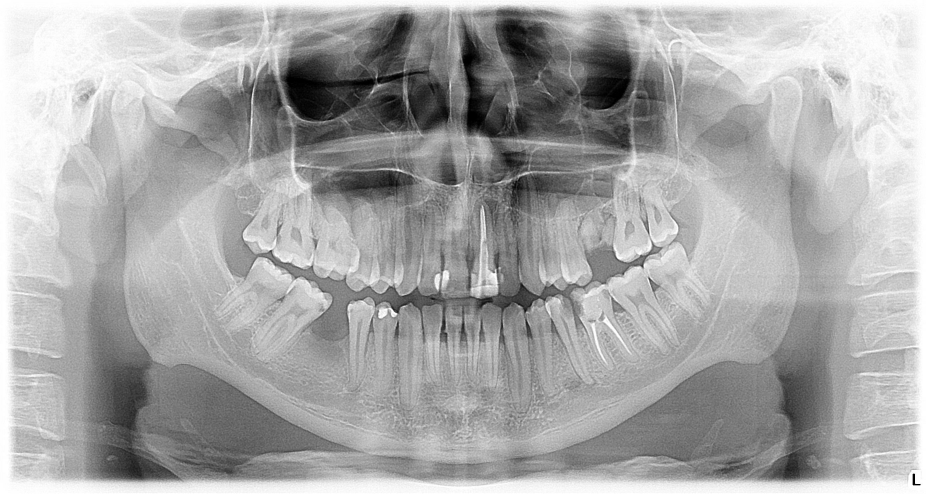
#> input picture ae_recon_webapp/sample_images/sample_03.jpg, 2776 x 1480 px, given as the content of the folder longoeixo/imgs, which was not available (shown at 1/3 size)
$ python render_fixed_three_windows.py
#> lines starting #> are read from the running program, lines starting #| are printed output that depends on the picture; pictures that were not available may be replaced by others from this repository, and a replacement may not be noted
#!/usr/bin/env python3
"""Desenha 3 janelas fixas por dimensao da imagem:
- LEFT: metade esquerda
- RIGHT: metade direita
- CENTER: mesma largura de uma metade, centralizada
"""

from __future__ import annotations

import argparse
import json
from pathlib import Path
from typing import Dict, List

from PIL import Image, ImageDraw, ImageFont


def list_images(input_dir: Path, limit: int) -> List[Path]:
    files = sorted(list(input_dir.glob("*.jpg")) + list(input_dir.glob("*.jpeg")) + list(input_dir.glob("*.png")))
    if limit > 0:
        return files[:limit]
    return files


def fixed_rects(w: int, h: int) -> Dict[str, List[int]]:
    half = w // 2
    left = [0, 0, half, h]
    right = [w - half, 0, w, h]
    center_x1 = (w - half) // 2
    center = [center_x1, 0, center_x1 + half, h]
    return {"LEFT": left, "CENTER": center, "RIGHT": right}


def draw_rects(image_path: Path, out_path: Path) -> Dict[str, object]:
    img = Image.open(image_path).convert("RGB")
    draw = ImageDraw.Draw(img)
    font = ImageFont.load_default()
    w, h = img.size

    rects = fixed_rects(w, h)
    colors = {"LEFT": (0, 255, 255), "CENTER": (255, 180, 0), "RIGHT": (0, 255, 0)}

    for name in ["LEFT", "CENTER", "RIGHT"]:
        x1, y1, x2, y2 = rects[name]
        draw.rectangle([(x1, y1), (x2, y2)], outline=colors[name], width=4)
        tb = draw.textbbox((x1 + 6, y1 + 6), name, font=font)
        draw.rectangle(tb, fill=(0, 0, 0))
        draw.text((x1 + 6, y1 + 6), name, fill=(255, 255, 255), font=font)

    banner = f"Fixed windows: LEFT half | CENTER half-width centered | RIGHT half"
    bb = draw.textbbox((10, 10), banner, font=font)
    draw.rectangle(bb, fill=(0, 0, 0))
    draw.text((10, 10), banner, fill=(255, 255, 255), font=font)

    out_path.parent.mkdir(parents=True, exist_ok=True)
    img.save(out_path)

    return {
        "input_image": str(image_path.resolve()),
        "out": str(out_path.resolve()),
        "image_size": [w, h],
        "rectangles": rects,
    }


def main() -> int:
    parser = argparse.ArgumentParser(description="Render 3 fixed windows in panoramic images.")
    parser.add_argument("--input-dir", type=Path, default=Path("longoeixo/imgs"))
    parser.add_argument("--limit", type=int, default=4)
    parser.add_argument(
        "--out-dir",
        type=Path,
        default=Path("radiomemory_api_tools/outputs/fixed_three_windows"),
    )
    parser.add_argument(
        "--report-json",
        type=Path,
        default=Path("radiomemory_api_tools/outputs/fixed_three_windows/report.json"),
    )
    args = parser.parse_args()

    imgs = list_images(args.input_dir, args.limit)
    if not imgs:
        raise RuntimeError(f"No images found in {args.input_dir}")

    rows = []
    for p in imgs:
        out = args.out_dir / f"{p.stem}_fixed_windows.png"
        rows.append(draw_rects(p, out))
#> the loop in draw_rects, `for name in ["LEFT", "CENTER", "RIGHT"]:` made 3 passes
#> tb on passes 1 to 3: (6, 8, 31, 16), (700, 8, 740, 16), (1394, 8, 1425, 16)
#> in draw_rects, `bb = draw.textbbox((10, 10), banner, font=font)`: bb = (10, 11, 326, 22)
#> in draw_rects, `img.save(out_path)`:
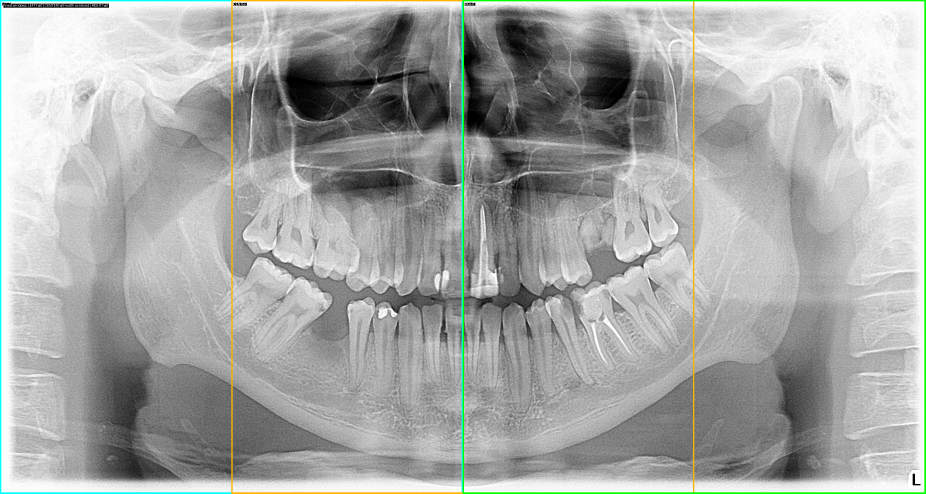
#> saved as sample_03_fixed_windows.png: PIL image 2776x1480 RGB (shown at 1/3 size); mean R, G, B 166, 167.9, 165.9

    report = {"count": len(rows), "results": rows}
    args.report_json.parent.mkdir(parents=True, exist_ok=True)
    args.report_json.write_text(json.dumps(report, ensure_ascii=False, indent=2), encoding="utf-8")
    print(json.dumps({"report": str(args.report_json.resolve()), "count": len(rows)}, ensure_ascii=False))
#| {"report": "radiomemory_api_tools/radiomemory_api_tools/outputs/fixed_three_windows/report.json", "count": 1}
    return 0


if __name__ == "__main__":
    raise SystemExit(main())
#> (the program exits here)

$ run again, on ae_recon_webapp/sample_images/sample_04.jpg
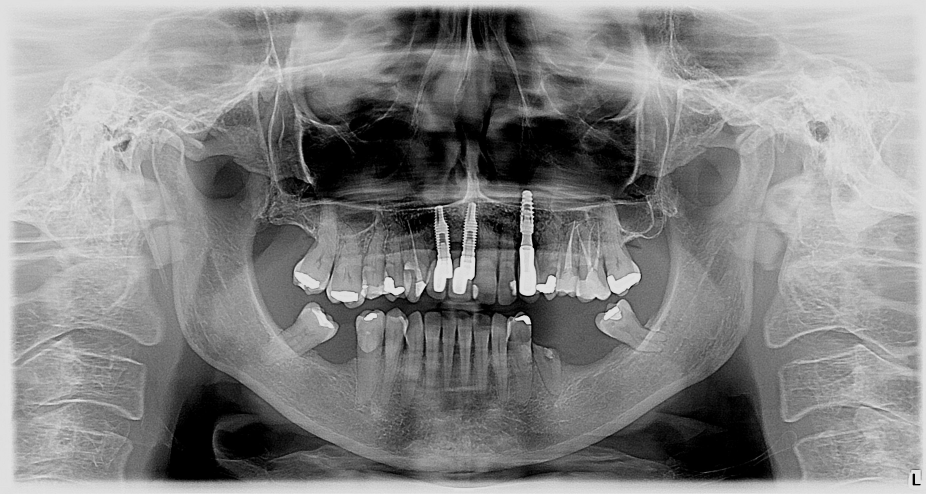
#> input picture ae_recon_webapp/sample_images/sample_04.jpg, 2776 x 1480 px, given as the content of the folder longoeixo/imgs, which was not available (shown at 1/3 size)
#> the loop in draw_rects, `for name in ["LEFT", "CENTER", "RIGHT"]:` made 3 passes
#> tb on passes 1 to 3: (6, 8, 31, 16), (700, 8, 740, 16), (1394, 8, 1425, 16)
#> bb = (10, 11, 326, 22)
#> in draw_rects, `img.save(out_path)`:
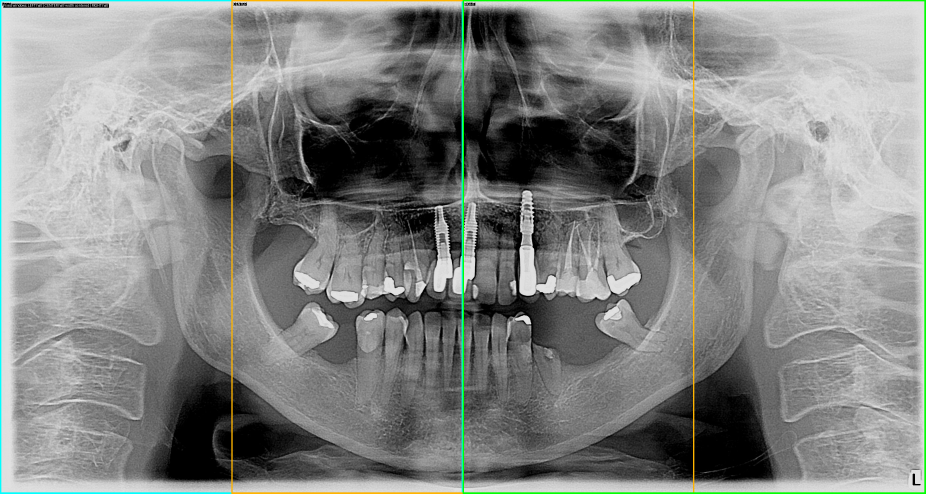
#> saved as sample_04_fixed_windows.png: PIL image 2776x1480 RGB (shown at 1/3 size); mean R, G, B 132, 133.9, 131.9
#| {"report": "radiomemory_api_tools/radiomemory_api_tools/outputs/fixed_three_windows/report.json", "count": 1}

$ run again, on ae_recon_webapp/sample_images/sample_05.jpg
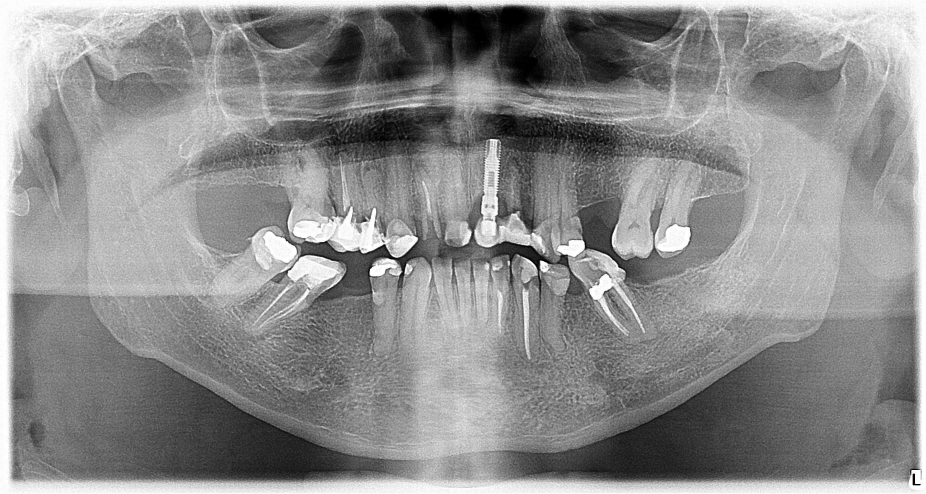
#> input picture ae_recon_webapp/sample_images/sample_05.jpg, 2776 x 1480 px, given as the content of the folder longoeixo/imgs, which was not available (shown at 1/3 size)
#> the loop in draw_rects, `for name in ["LEFT", "CENTER", "RIGHT"]:` made 3 passes
#> tb on passes 1 to 3: (6, 8, 31, 16), (700, 8, 740, 16), (1394, 8, 1425, 16)
#> bb = (10, 11, 326, 22)
#> in draw_rects, `img.save(out_path)`:
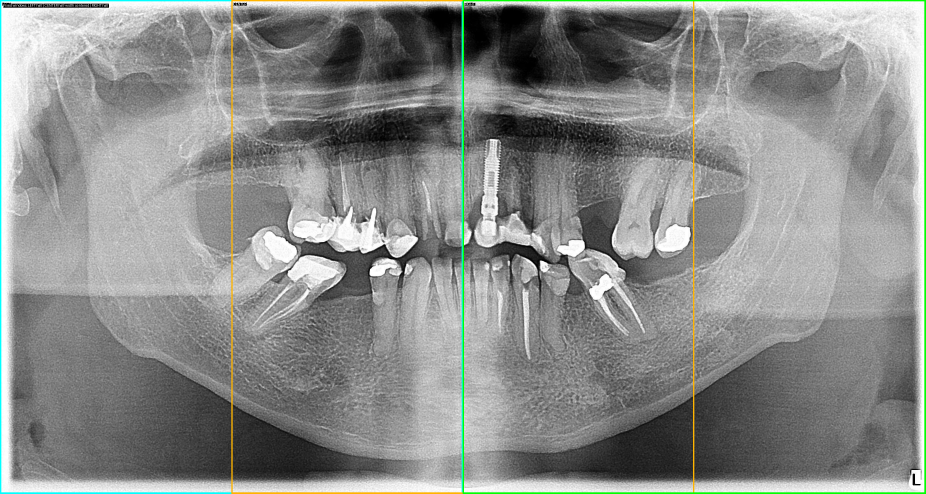
#> saved as sample_05_fixed_windows.png: PIL image 2776x1480 RGB (shown at 1/3 size); mean R, G, B 138.1, 140, 138
#| {"report": "radiomemory_api_tools/radiomemory_api_tools/outputs/fixed_three_windows/report.json", "count": 1}
